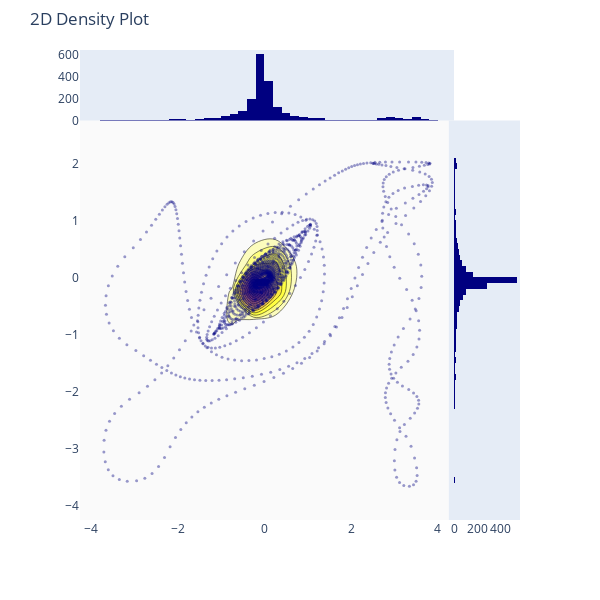

Write notebook code for a chart like this one.
### Code cell
x = params[0]
y = params[1]

colorscale = ['#7A4579', '#D56073', 'rgb(236,158,105)', (1, 1, 0.2), (0.98,0.98,0.98)]

fig2 = ff.create_2d_density(
    x, y, colorscale=colorscale, point_size=3
)

fig2.show()

### Figure 1 — Plotly figure (JSON) as saved in the notebook; plotly's stock layout.template omitted (floating-point values rounded to 4 significant figures; data arrays with more than 128 entries replaced by an {"elided": "..."} marker saying what was removed)
{"data": [{"marker": {"color": "rgb(0, 0, 128)", "opacity": 0.4, "size": 3}, "mode": "markers", "name": "points", "type": "scatter", "x": {"elided": "2001 float values"}, "y": {"elided": "2001 float values"}}, {"colorscale": [[0, "rgb(122, 69, 121)"], [0.25, "rgb(213, 96, 115)"], [0.5, "rgb(236, 158, 105)"], [0.75, "rgb(255, 255, 51)"], [1, "rgb(250, 250, 250)"]], "name": "density", "ncontours": 20, "reversescale": true, "showscale": false, "type": "histogram2dcontour", "x": {"elided": "2001 float values"}, "y": {"elided": "2001 float values"}}, {"marker": {"color": "rgb(0, 0, 128)"}, "name": "x density", "type": "histogram", "x": {"elided": "2001 float values"}, "yaxis": "y2"}, {"marker": {"color": "rgb(0, 0, 128)"}, "name": "y density", "type": "histogram", "xaxis": "x2", "y": {"elided": "2001 float values"}}], "layout": {"autosize": false, "bargap": 0, "height": 600, "hovermode": "closest", "margin": {"t": 50}, "showlegend": false, "title": {"text": "2D Density Plot"}, "width": 600, "xaxis": {"domain": [0, 0.85], "showgrid": false, "zeroline": false}, "xaxis2": {"domain": [0.85, 1], "showgrid": false, "zeroline": false}, "yaxis": {"domain": [0, 0.85], "showgrid": false, "zeroline": false}, "yaxis2": {"domain": [0.85, 1], "showgrid": false, "zeroline": false}}}
